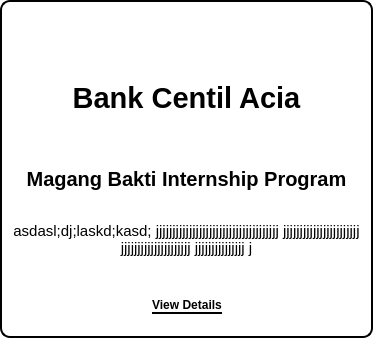
                  <widget class="QGroupBox" name="company1">
                   <property name="sizePolicy">
                    <sizepolicy hsizetype="Fixed" vsizetype="Fixed">
                     <horstretch>0</horstretch>
                     <verstretch>0</verstretch>
                    </sizepolicy>
                   </property>
                   <property name="minimumSize">
                    <size>
                     <width>300</width>
                     <height>300</height>
                    </size>
                   </property>
                   <property name="layoutDirection">
                    <enum>Qt::LeftToRight</enum>
                   </property>
                   <property name="styleSheet">
                    <string notr="true">background-color: white;
border-style:solid;
border-width:2px;
color:white;
border-radius: 10px;
border-color: black;
</string>
                   </property>
                   <property name="title">
                    <string/>
                   </property>
                   <property name="alignment">
                    <set>Qt::AlignCenter</set>
                   </property>
                   <layout class="QVBoxLayout" name="verticalLayout_2">
                    <item>
                     <widget class="QLabel" name="companyLogo">
                      <property name="sizePolicy">
                       <sizepolicy hsizetype="Expanding" vsizetype="Expanding">
                        <horstretch>0</horstretch>
                        <verstretch>0</verstretch>
                       </sizepolicy>
                      </property>
                      <property name="styleSheet">
                       <string notr="true">border:none;
margin: 10px 50px;</string>
                      </property>
                      <property name="text">
                       <string/>
                      </property>
                      <property name="pixmap">
                       <pixmap>assets/lgobca.jpg</pixmap>
                      </property>
                      <property name="scaledContents">
                       <bool>true</bool>
                      </property>
                     </widget>
                    </item>
                    <item>
                     <widget class="QLabel" name="companyName">
                      <property name="sizePolicy">
                       <sizepolicy hsizetype="Preferred" vsizetype="Expanding">
                        <horstretch>0</horstretch>
                        <verstretch>0</verstretch>
                       </sizepolicy>
                      </property>
                      <property name="minimumSize">
                       <size>
                        <width>0</width>
                        <height>90</height>
                       </size>
                      </property>
                      <property name="maximumSize">
                       <size>
                        <width>16777215</width>
                        <height>90</height>
                       </size>
                      </property>
                      <property name="font">
                       <font>
                        <pointsize>22</pointsize>
                        <weight>75</weight>
                        <bold>true</bold>
                       </font>
                      </property>
                      <property name="styleSheet">
                       <string notr="true">border:none;
color:black;
</string>
                      </property>
                      <property name="text">
                       <string>Bank Centil Acia</string>
                      </property>
                      <property name="alignment">
                       <set>Qt::AlignCenter</set>
                      </property>
                      <property name="wordWrap">
                       <bool>true</bool>
                      </property>
                     </widget>
                    </item>
                    <item>
                     <widget class="QLabel" name="companyInternship">
                      <property name="sizePolicy">
                       <sizepolicy hsizetype="Preferred" vsizetype="Minimum">
                        <horstretch>0</horstretch>
                        <verstretch>0</verstretch>
                       </sizepolicy>
                      </property>
                      <property name="minimumSize">
                       <size>
                        <width>0</width>
                        <height>60</height>
                       </size>
                      </property>
                      <property name="maximumSize">
                       <size>
                        <width>16777215</width>
                        <height>60</height>
                       </size>
                      </property>
                      <property name="font">
                       <font>
                        <pointsize>15</pointsize>
                        <weight>75</weight>
                        <bold>true</bold>
                       </font>
                      </property>
                      <property name="styleSheet">
                       <string notr="true">border:none;
color:black;
</string>
                      </property>
                      <property name="text">
                       <string>Magang Bakti Internship Program</string>
                      </property>
                      <property name="alignment">
                       <set>Qt::AlignCenter</set>
                      </property>
                      <property name="wordWrap">
                       <bool>true</bool>
                      </property>
                     </widget>
                    </item>
                    <item>
                     <widget class="QLabel" name="companyAddress">
                      <property name="sizePolicy">
                       <sizepolicy hsizetype="Preferred" vsizetype="Minimum">
                        <horstretch>0</horstretch>
                        <verstretch>0</verstretch>
                       </sizepolicy>
                      </property>
                      <property name="minimumSize">
                       <size>
                        <width>0</width>
                        <height>66</height>
                       </size>
                      </property>
                      <property name="maximumSize">
                       <size>
                        <width>16777215</width>
                        <height>66</height>
                       </size>
                      </property>
                      <property name="font">
                       <font>
                        <pointsize>11</pointsize>
                        <weight>50</weight>
                        <bold>false</bold>
                       </font>
                      </property>
                      <property name="styleSheet">
                       <string notr="true">border:none;
color:black;
</string>
                      </property>
                      <property name="text">
                       <string>asdasl;dj;laskd;kasd; jjjjjjjjjjjjjjjjjjjjjjjjjjjjjjjjjjjjj jjjjjjjjjjjjjjjjjjjjjjj jjjjjjjjjjjjjjjjjjjjj jjjjjjjjjjjjjjj j 
</string>
                      </property>
                      <property name="alignment">
                       <set>Qt::AlignCenter</set>
                      </property>
                      <property name="wordWrap">
                       <bool>true</bool>
                      </property>
                     </widget>
                    </item>
                    <item>
                     <widget class="QGroupBox" name="companyDetails">
                      <property name="sizePolicy">
                       <sizepolicy hsizetype="Expanding" vsizetype="Expanding">
                        <horstretch>0</horstretch>
                        <verstretch>0</verstretch>
                       </sizepolicy>
                      </property>
                      <property name="styleSheet">
                       <string notr="true">border:none;</string>
                      </property>
                      <property name="title">
                       <string/>
                      </property>
                      <layout class="QHBoxLayout" name="horizontalLayout_8">
                       <item>
                        <widget class="QGroupBox" name="blankLeft">
                         <property name="sizePolicy">
                          <sizepolicy hsizetype="Expanding" vsizetype="Expanding">
                           <horstretch>0</horstretch>
                           <verstretch>0</verstretch>
                          </sizepolicy>
                         </property>
                         <property name="styleSheet">
                          <string notr="true">border:none;</string>
                         </property>
                         <property name="title">
                          <string/>
                         </property>
                        </widget>
                       </item>
                       <item>
                        <widget class="QPushButton" name="viewDetailsButton">
                         <property name="sizePolicy">
                          <sizepolicy hsizetype="Fixed" vsizetype="Fixed">
                           <horstretch>0</horstretch>
                           <verstretch>0</verstretch>
                          </sizepolicy>
                         </property>
                         <property name="font">
                          <font>
                           <weight>75</weight>
                           <italic>false</italic>
                           <bold>true</bold>
                           <underline>false</underline>
                          </font>
                         </property>
                         <property name="toolTipDuration">
                          <number>0</number>
                         </property>
                         <property name="layoutDirection">
                          <enum>Qt::RightToLeft</enum>
                         </property>
                         <property name="styleSheet">
                          <string notr="true">border:none;
color:black;
padding-bottom: 0px;
border-bottom: 2px solid black;
border-radius: 0px;</string>
                         </property>
                         <property name="text">
                          <string>View Details</string>
                         </property>
                         <property name="icon">
                          <iconset>
                           <normaloff>:/logo/right-direction.svg</normaloff>:/logo/right-direction.svg</iconset>
                         </property>
                        </widget>
                       </item>
                       <item>
                        <widget class="QGroupBox" name="blankRight">
                         <property name="sizePolicy">
                          <sizepolicy hsizetype="Expanding" vsizetype="Expanding">
                           <horstretch>0</horstretch>
                           <verstretch>0</verstretch>
                          </sizepolicy>
                         </property>
                         <property name="styleSheet">
                          <string notr="true">border:none;</string>
                         </property>
                         <property name="title">
                          <string/>
                         </property>
                        </widget>
                       </item>
                      </layout>
                     </widget>
                    </item>
                   </layout>
                  </widget>
